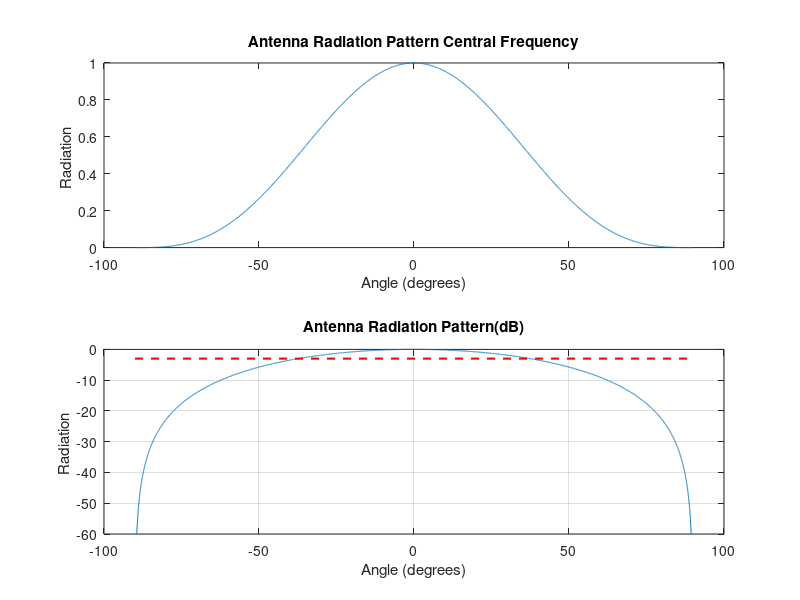
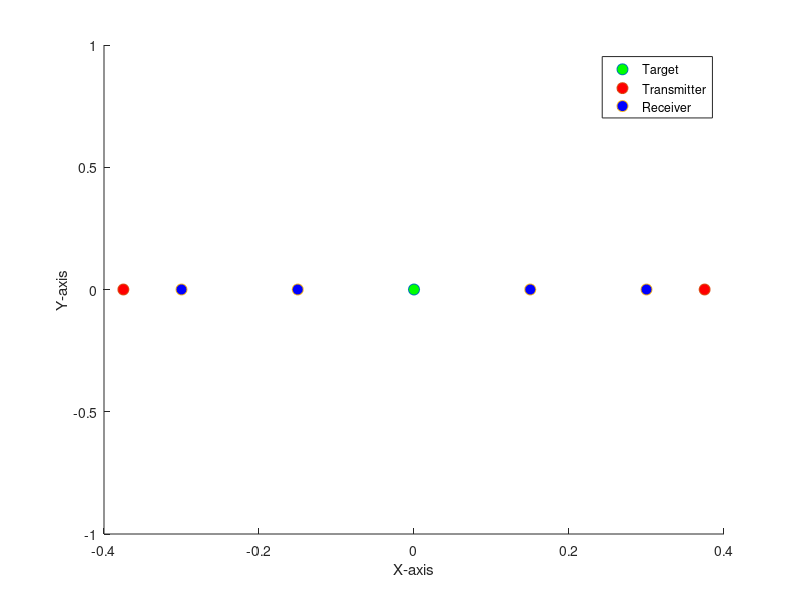
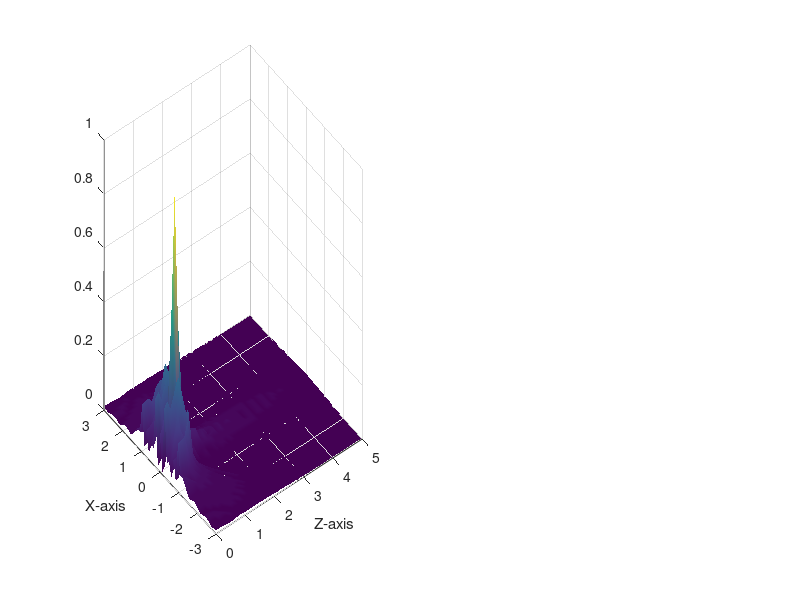

Write the MATLAB code that produced these figures, in order. (Note: this script raises an error after producing the figures.)
clear;
close all;
clc; 

f = waitbar(0,'Please wait...');

% Start the timer
tic;

%% Defining all the parameters
z_coord = 0;
%Structure of T or a square or X
T = 0; % 1 if T 2 if X
%Numbers of antennas
N_Rx = 5; %Receiver on x-axis
N_Ry = 1; %Receiver on y-axis
% for T/X structure that encapsulate the receivers,
% value on Y should be the number of transmitter , 
% if want it to be in middle choose 1
%N_Tx can be left as one or zero for middle case
%ex , 6 => 24  or 4*N_Ty transmitter in total
N_Tx = 2;
N_Ty = 1; 

Total_T = N_Ty*N_Tx;
Total_R = N_Ry*N_Rx;

%%%%%%%%%%%%%%%%%%%%%%%%%%%%%%%%%%%%%%%%%%%%%%%%%%%%%%%%%%%%%%%%%%%%%%%
%% Antennas Radiation
% Define angles (in radians)
theta = linspace(-pi/2, pi/2, 10000); % Angles from 0 to 180 degrees

% Define radiation pattern (cosine function for example)

%%%%%%%%%%%%%%%%%%%%%%%%%%%%%%%%%%%%%%%%%%%%%%%%%%%%%%%%%%%%%


%Frequency & Spacing
Nf = 101;  %always odd(impair)
c = 3e8;
f_min = 0.5e9;
f_max = 1.5e9;
bande_f = linspace(f_min,f_max,Nf); %If more than 1 frequency
fc = 1e9; %(f_max+f_min)/2;
lc = c/fc;
shannon = lc/2;
k  = 2*pi/lc;
disp(k);
%Length of the line
% Lx = shannon*N_Rx
Lx = 0;
Ly = 0;
spaceRx = Lx/N_Rx;
spaceRy = Ly/N_Ry;

if Lx == 0 && Ly == 0
    %Finding the place of the receiving antennas centered on 0
    minRx = (-1)*((N_Rx-1)*shannon)/2;
    maxRx = ((N_Rx-1)*shannon)/2;
    minRy = (-1)*((N_Ry-1)*shannon)/2;
    maxRy = ((N_Ry-1)*shannon)/2;
    %Finding the place of the transmitting antennas centered on 0
    minTx = -1*(shannon*(N_Tx-1)*N_Rx)/2;
    maxTx = (shannon*(N_Tx-1)*N_Rx)/2;
    minTy = (-1)*((N_Ty-1)*shannon)/2;
    maxTy = ((N_Ty-1)*shannon)/2;
else
    %Finding the place of the receiving antennas centered on 0
    minRx = (-1)*Lx/2;
    maxRx = Lx/2;
    minRy = (-1)*Ly/2;
    maxRy = Ly/2;
    %Finding the place of the transmitting antennas centered on 0
    if N_Tx == 1
        minTx = 0;
        maxTx = 0;
    else
        minTx = minRx - spaceRx;
        maxTx = maxRx + spaceRx;
        minTy = minRy - spaceRy;
        maxTy = maxRy + spaceRy;
    end 
end
Y_voxels = 0;
l_phy = c/fc;
%%%%%%%%%%%%%%%%%%%%%%%%%%%%%%%%%%%%%%%%%%%%%%%%%%%%%%%%%%%%%%%%%%%%%%%%%%%

%% Creating a coordinate for the receiving antennas
X_R = zeros(N_Rx,N_Ry,3);
if N_Ry == 1
    yR_coord = 0;
    for i = 1:N_Ry
        X_R(:,i,1) = linspace(minRx, maxRx,N_Rx); 
        X_R(:,i,2) = yR_coord; 
        X_R(:,i,3) = z_coord;
    end
else
    yR_coord = linspace(minRy,maxRy,N_Ry);
    for i = 1:N_Ry
        %X_R(:,i,1) = 0.3; 
        X_R(:,i,1) = linspace(minRx, maxRx,N_Rx); 
        X_R(:,i,2) = yR_coord(i); 
        X_R(:,i,3) = z_coord;
    end
end

%%%%%%%%%%%%%%%%%%%%%%%%%%%%%%%%%%%%%%%%%%%%%%%%%%%%%%%%%%%%%%%%%%%%%%%%%%%
%% Creating a coordinate for the transmitting antennas
X_T = zeros(N_Tx,N_Ty,3);

% If want to choose the placement of the transmittter
% X_T(1,:) = [0,0,0];
% X_T(2,:) = [0,0,0];

% If want to create a well coordinated transmittter 
% The transmitters are place at the end of the line for even number
% They are always centered on zero for odd number of transmitter
if N_Ty == 1
    yT_coord = 0;
    Y_voxels = yT_coord;
    for i = 1:N_Ty
        X_T(:,i,1) = linspace(minTx, maxTx,N_Tx); 
        %X_T(:,i,1) = 0.3;
        X_T(:,i,2) = yT_coord; 
        X_T(:,i,3) = z_coord;
    end
else
    yT_coord = linspace(minTy,maxTy,N_Ty);
    for i = 1:N_Ty
        X_T(:,i,1) = linspace(minTx, maxTx,N_Tx); 
        X_T(:,i,2) = yT_coord(i); 
        X_T(:,i,3) = z_coord;
    end
end
%%%%%%%%%%%%%%%%%%%%%%%%%%%%%%%%%%%%%%%%%%%%%%%%%%%%%%%%%%%%%%%%%%%%%%%%%%%
%% T shaped structure of receiving antennas
if T==1
    n = round(N_Rx/2);
    temp = X_R(:,:,:);
    if mod(N_Rx,2) == 0
        disp('Even');
        X_R = temp(n,:,:);
        X_R(:,:,1) = X_R(:,:,1)+(shannon/2);
        temp(:,:,2) = temp(:,:,2)+(shannon/2);
        for g=1:N_Rx
            X_R(2,g,:) = temp(g,n,:);
        end
        X_R(:,:,2) = X_R(:,:,2);
    else
        X_R = temp(n,:,:);
        for g=1:N_Rx
            X_R(2,g,:) = temp(g,n,:);
        end
    end
    r = size(X_R);
    Total_R = r(1)*r(2);
%Additional antennas for T shaped structure
    maxRX = max(max(X_R(:,:,1)));
    minRX = min(min(X_R(:,:,1)));
    maxRY = max(max(X_R(:,:,2)));
    minRY = min(min(X_R(:,:,2)));
    newYT = X_R(1,1,1);
    newXT = X_R(2,2,2);
    tempt = zeros(N_Tx,4,3);
    for i =1:N_Tx
        %X-axis
        maxRX = maxRX+shannon/2;
        tempt(i,1,1) = maxRX;
        tempt(i,1,2) = newYT;
        tempt(i,1,3) = z_coord;
        minRX= minRX-shannon/2;
        tempt(i,2,1) = minRX;
        tempt(i,2,2) = newYT;
        tempt(i,2,3) = z_coord;
        %Y-axis
        maxRY = maxRY+shannon/2;
        tempt(i,3,1) = newXT;
        tempt(i,3,2) = maxRY;
        tempt(i,3,3) = z_coord;
        minRY= minRY-shannon/2;
        tempt(i,4,1) = newXT;
        tempt(i,4,2) = minRY;
        tempt(i,4,3) = z_coord; 
    end
    X_T =tempt;
    newT = size(X_T);
    Total_T = newT(2)*newT(1);
end
%% X-shaped structure
if T==2
    n = round(N_Rx/2);
    if mod(N_Rx,2) == 0
        disp('Even');
        for i = 1 :N_Ry
            temp(i,1,:) = X_R(i,i,:);
            temp(i,2,:) = X_R(i,N_Rx-(i-1),:);
        end
    else
        disp('Odd');
        for i = 1 :N_Ry
            if i == n
                temp(i,1,:) = X_R(i,i,:);
            else
                temp(i,1,:)= X_R(i,i,:) ;
                temp(i,2,:) = X_R(N_Rx-(i-1),i,:);
            end
        end
    end
    X_R = temp;
    r = size(X_R);
    Total_R = r(1)*r(2);
    maxRX = max(max(X_R(:,:,1)));
    minRX = min(min(X_R(:,:,1)));
    maxRY = max(max(X_R(:,:,2)));
    minRY = min(min(X_R(:,:,2)));
    if N_Tx ~= 0
        tempt = zeros(N_Ty,4,3);
        for i =1:N_Ty
            maxRX = maxRX+shannon/4;
            minRX= minRX-shannon/4;
            maxRY = maxRY+shannon/4;
            minRY = minRY - shannon/4;
            %Highest points
            tempt(i,1,1) = maxRX;
            tempt(i,1,2) = maxRY;
            tempt(i,1,3) = z_coord;
            tempt(i,2,1) = minRX;
            tempt(i,2,2) = maxRY;
            tempt(i,2,3) = z_coord;
            %Lowest points
            tempt(i,3,1) = maxRX;
            tempt(i,3,2) = minRY;
            tempt(i,3,3) = z_coord;
            tempt(i,4,1) = minRX;
            tempt(i,4,2) = minRY;
            tempt(i,4,3) = z_coord;
        end
    else
        tempt= zeros(1,1,3);
    end
    X_T =tempt;
    newT = size(X_T);
    Total_T = newT(2)*newT(1);
end
%%%%%%%%%%%%%%%%%%%%%%%%%%%%%%%%%%%%%%%%%%%%%%%%%%%%%%%%%%%%%%%%%%%%%%%%%%%

%%  Square receiver
if T==3
    maxRX = shannon/4+shannon*(N_Tx/2-1);
    minRX= -shannon/4+shannon*(N_Tx/2-1);
    maxRY =shannon/4+shannon*(N_Tx/2-1);
    minRY = -shannon/4+shannon*(N_Tx/2-1);
    ecart = round(N_Tx-2);
    if N_Rx ~= 0
        tempt = zeros(N_Ry,16,3);
        for i =1:N_Ry
            %Highest points
            tempt(i,1,1) = maxRX+shannon*i;
            tempt(i,1,2) = maxRY+shannon*i;
            tempt(i,1,3) = z_coord;
            tempt(i,2,1) = maxRX+shannon*i;
            tempt(i,2,2) = minRY+shannon*i;
            tempt(i,2,3) = z_coord;
            tempt(i,3,1) = minRX+shannon*i;
            tempt(i,3,2) = maxRY+shannon*i;
            tempt(i,3,3) = z_coord;
            tempt(i,4,1) = minRX+shannon*i;
            tempt(i,4,2) = minRY+shannon*i;
            tempt(i,4,3) = z_coord;

            tempt(i,5,1) = minRX - shannon*(i+ecart);
            tempt(i,5,2) = maxRY + shannon*(i);
            tempt(i,5,3) = z_coord;
            tempt(i,6,1) = minRX - shannon*(i+ecart);
            tempt(i,6,2) = minRY+shannon*(i);
            tempt(i,6,3) = z_coord;
            tempt(i,7,1) = maxRX-shannon*(i+ecart);
            tempt(i,7,2) = maxRY+shannon*(i);
            tempt(i,7,3) = z_coord;
            tempt(i,8,1) = maxRX-shannon*(i+ecart);
            tempt(i,8,2) = minRY+shannon*(i);
            tempt(i,8,3) = z_coord;

            %Lowest points
            tempt(i,9,1) = minRX - shannon*(i+ecart);
            tempt(i,9,2) = maxRY - shannon*(i+ecart);
            tempt(i,9,3) = z_coord;
            tempt(i,10,1) = minRX - shannon*(i+ecart);
            tempt(i,10,2) = minRY-shannon*(i+ecart);
            tempt(i,10,3) = z_coord;
            tempt(i,11,1) = maxRX - shannon*(i+ecart);
            tempt(i,11,2) = minRY-shannon*(i+ecart);
            tempt(i,11,3) = z_coord;
            tempt(i,12,1) = maxRX-shannon*(i+ecart);
            tempt(i,12,2) = maxRY-shannon*(i+ecart);
            tempt(i,12,3) = z_coord;
            
            tempt(i,13,1) = maxRX+shannon*(i);
            tempt(i,13,2) = minRY-shannon*(i+ecart);
            tempt(i,13,3) = z_coord;
            tempt(i,14,1) = maxRX+shannon*(i);
            tempt(i,14,2) = maxRY-shannon*(i+ecart);
            tempt(i,14,3) = z_coord;
            tempt(i,15,1) = minRX+shannon*i;
            tempt(i,15,2) = minRY-shannon*(i+ecart);
            tempt(i,15,3) = z_coord;
            tempt(i,16,1) = minRX+shannon*i;
            tempt(i,16,2) = maxRY-shannon*(i+ecart);
            tempt(i,16,3) = z_coord;
        end
    else
        tempt= zeros(1,1,3);
    end
    X_R =tempt;
    newR = size(X_R);
    Total_R = newR(2)*newR(1);
end
%%%%%%%%%%%%%%%%%%%%%%%%%%%%%%%%%%%%%%%%%%%%%%%%%%%%%%%%%%%%%%%%%
%% Placing a Target into the surface z = zc

N_cible = 1; %Number of target
%List of target(s) with its coordinates
X_C(1,1,:) = [0,0,0.5]; 
%X_C(2,1,:) = [0.6,0.6,4.2];
x_cible = X_C(1,1,1);
y_cible = X_C(1,1,2);
z_cible = X_C(1,1,3);

%%%%%%%%%%%%%%%%%%%%%%%%%%%%%%%%%%%%%%%%%%%%%%%%%%%%%%%%%%%%%%%%%%%%%%%%%%%
waitbar(.2,f,'Loading your data');
%% Distances for each Receiver with target
nR = size(X_R);
distancesList_R = zeros(nR(1),nR(2),N_cible);
for h = 1:N_cible
    for i = 1:nR(2)
        for j = 1:nR(1)
            distancesList_R(j,i,h) = sqrt((X_R(j,i,1) - X_C(h,1)).^2 + (X_R(j,i,2) - X_C(h,2)).^2 + (X_R(j,i,3) - X_C(h,3)).^2);
        end
    end
end
distancesList_R = reshape(distancesList_R,[Total_R,N_cible]);
% distances for each Receiver with target
nT = size(X_T);
distancesList_T = zeros(nT(1),nT(2),N_cible); % based on the number of transmitter on X and Y and number of targets
for h = 1:N_cible
    for i = 1:nT(2)
        for j = 1:nT(1)
            distancesList_T(j,i,h) = sqrt((X_T(j,i,1) - X_C(h,1)).^2 + (X_T(j,i,2) - X_C(h,2)).^2 + (X_T(j,i,3) - X_C(h,3)).^2);
        end
    end
end
distancesList_T = reshape(distancesList_T,[Total_T,N_cible]);
%%%%%%%%%%%%%%%%%%%%%%%%%%%%%%%%%%%%%%%%%%%%%%%%%%%%%%%%%%%%%%%%%%%%%%%%%%%

%% Paramaters for the voxels

% L_XVoxels = 6;
XVoxels_min = -3;
XVoxels_max = 3;
N_XVoxels = 51;

% L_ZVoxels = 6;
ZVoxels_min = 0;
ZVoxels_max = 5;
N_ZVoxels = 51; 

YVoxels_min =  -3+Y_voxels;
YVoxels_max = 3+Y_voxels;
N_YVoxels = 51; 

XV = linspace(XVoxels_min, XVoxels_max,N_XVoxels);
ZV = linspace(ZVoxels_min, ZVoxels_max,N_ZVoxels);
YV = linspace(YVoxels_min, YVoxels_max,N_YVoxels);

%% Voxels for X-Z plane with Y cte
Voxels1 = zeros(N_XVoxels,N_ZVoxels,3);

yVoxels_coord = y_cible;
for i=1:N_XVoxels
    for j=1:N_ZVoxels
        Voxels1(i,j,1) = XV(i);
        Voxels1(i,j,2) = yVoxels_coord;
        Voxels1(i,j,3) = ZV(j);
    end
end

%%%%%%%%%%%%%%%%%%%%%%%%%%%%%%%%%%%%%%%%%%%%%%%%%%%%%%%%%%%%%%%%%%%%%%%%%%%
%% Voxels for X-Y plane with Z cte

Voxels2 = zeros(N_XVoxels,N_YVoxels,3);

zVoxels_coord = z_cible;
for i=1:N_XVoxels
    for j=1:N_YVoxels
        Voxels2(i,j,1) = XV(i);
        Voxels2(i,j,2) = YV(j);
        Voxels2(i,j,3) = zVoxels_coord;
    end
end
%%%%%%%%%%%%%%%%%%%%%%%%%%%%%%%%%%%%%%%%%%%%%%%%%%%%%%%%%%%%%%%%%%%%%%%%%%%
%% Voxels for Y-Z plane with X cte

Voxels3 = zeros(N_YVoxels,N_ZVoxels,3);

xVoxels_coord = x_cible;
for i=1:N_YVoxels
    for j=1:N_ZVoxels
        Voxels3(i,j,1) = xVoxels_coord;
        Voxels3(i,j,2) = YV(i);
        Voxels3(i,j,3) = ZV(j);
    end
end
%%%%%%%%%%%%%%%%%%%%%%%%%%%%%%%%%%%%%%%%%%%%%%%%%%%%%%%%%%%%%%%%%%%%%%%%%%%
%% Distance between Transmitter and Voxels Ycte

nTV = size(X_T);
distancesList_TV1 = zeros(N_XVoxels,N_ZVoxels,nTV(1),nTV(2));
for h = 1:N_XVoxels
    for i = 1:N_ZVoxels 
        for j = 1:nTV(1) 
            for k=1:nTV(2)
            distancesList_TV1(h,i,j,k) = sqrt((X_T(j,k,1) - Voxels1(h,i,1)).^2 + (X_T(j,k,2) - Voxels1(h,i,2)).^2 + (X_T(j,k,3) - Voxels1(h,i,3)).^2);
            end
        end
    end
end

distancesList_TV1 = reshape(distancesList_TV1,[N_XVoxels,N_ZVoxels,Total_T]);

waitbar(.4,f,'Loading your data');
%% Distance between Receiver and Voxels Zcte
nRV = size(X_R);
distancesList_RV1 = zeros(N_XVoxels,N_ZVoxels,nRV(1),nRV(2));
for h = 1:N_XVoxels
    for i = 1:N_ZVoxels 
        for j = 1:nRV(1) 
            for k=1:nRV(2)
            distancesList_RV1(h,i,j,k) = sqrt((X_R(j,k,1) - Voxels1(h,i,1)).^2 + (X_R(j,k,2) - Voxels1(h,i,2)).^2 + (X_R(j,k,3) - Voxels1(h,i,3)).^2);
            end
        end
    end
end

distancesList_RV1 = reshape(distancesList_RV1,[N_XVoxels,N_ZVoxels,Total_R]);
%%%%%%%%%%%%%%%%%%%%%%%%%%%%%%%%%%%%%%%%%%%%%%%%%%%%%%%%%%%%%%%%%%%%%%%%%%%
%% Distance between Transmitter and Voxels Zcte

nTV = size(X_T);
distancesList_TV2 = zeros(N_XVoxels,N_YVoxels,nTV(1),nTV(2));
for h = 1:N_XVoxels
    for i = 1:N_YVoxels 
        for j = 1:nTV(1) 
            for k=1:nTV(2)
            distancesList_TV2(h,i,j,k) = sqrt((X_T(j,k,1) - Voxels2(h,i,1)).^2 + (X_T(j,k,2) - Voxels2(h,i,2)).^2 + (X_T(j,k,3) - Voxels2(h,i,3)).^2);
            end
        end
    end
end

distancesList_TV2 = reshape(distancesList_TV2,[N_XVoxels,N_YVoxels,Total_T]);

%% Distance between Receiver and Voxels
nRV = size(X_R);
distancesList_RV2 = zeros(N_XVoxels,N_YVoxels,nRV(1),nRV(2));
for h = 1:N_XVoxels
    for i = 1:N_YVoxels 
        for j = 1:nRV(1) 
            for k=1:nRV(2)
            distancesList_RV2(h,i,j,k) = sqrt((X_R(j,k,1) - Voxels2(h,i,1)).^2 + (X_R(j,k,2) - Voxels2(h,i,2)).^2 + (X_R(j,k,3) - Voxels2(h,i,3)).^2);
            end
        end
    end
end

distancesList_RV2 = reshape(distancesList_RV2,[N_XVoxels,N_YVoxels,Total_R]);
%%%%%%%%%%%%%%%%%%%%%%%%%%%%%%%%%%%%%%%%%%%%%%%%%%%%%%%%%%%%%%%%%%%%%%%%%%%
%% Distance between Transmitter and Voxels X cte

nTV = size(X_T);
distancesList_TV3 = zeros(N_YVoxels,N_ZVoxels,nTV(1),nTV(2));
for h = 1:N_YVoxels
    for i = 1:N_ZVoxels 
        for j = 1:nTV(1) 
            for k=1:nTV(2)
            distancesList_TV3(h,i,j,k) = sqrt((X_T(j,k,1) - Voxels3(h,i,1)).^2 + (X_T(j,k,2) - Voxels3(h,i,2)).^2 + (X_T(j,k,3) - Voxels3(h,i,3)).^2);
            end
        end
    end
end
distancesList_TV3 = reshape(distancesList_TV3,[N_YVoxels,N_ZVoxels,Total_T]);
%% Distance between Receiver and Voxels
nRV = size(X_R);
distancesList_RV3 = zeros(N_YVoxels,N_ZVoxels,nRV(1),nRV(2));
for h = 1:N_YVoxels
    for i = 1:N_ZVoxels 
        for j = 1:nRV(1) 
            for k=1:nRV(2)
            distancesList_RV3(h,i,j,k) = sqrt((X_R(j,k,1) - Voxels3(h,i,1)).^2 + (X_R(j,k,2) - Voxels3(h,i,2)).^2 + (X_R(j,k,3) - Voxels3(h,i,3)).^2);
            end
        end
    end
end
distancesList_RV3 = reshape(distancesList_RV3,[N_YVoxels,N_ZVoxels,Total_R]);
%%%%%%%%%%%%%%%%%%%%%%%%%%%%%%%%%%%%%%%%%%%%%%%%%%%%%%%%%%%%%%%%%%%%%%%%%%%
waitbar(.55,f,'Calculating Test field');
%%%%%%%%%%%%%%%%%%%%%%%%%%%%%%%%%%%%%%%%%%%%%%%%%%%%%%%%%%%%%%%%%%%%%%%%%%%
%% Champ Test
S = zeros(Nf,Total_T,Total_R,N_cible);
radiation = 3;
fctrue =true;
minr = abs(min(distancesList_R(:,:,1)));

for l = 1:Nf
    for m = 1:Total_T%Number of Transmitter
        for n = 1:Total_R %Number of Receiver
            k = -2i*pi*bande_f(l)/c;
            radiation_pattern = cos(theta).^3;
            radiation_pattern = abs(radiation_pattern/max(radiation_pattern));
            if (bande_f(l) == fc && fctrue == true)
                        fctrue = -fctrue;
                        figure;
                        subplot(2,1,1);
                        plot(rad2deg(theta), (radiation_pattern));
                        xlabel('Angle (degrees)');
                        ylabel('Radiation ');
                        title('Antenna Radiation Pattern Central Frequency');
                        subplot(2,1,2);
                        plot(rad2deg(theta), 10*log10(radiation_pattern));
                        xlabel('Angle (degrees)');
                        ylabel('Radiation ');
                        ylim([-60 0]);
                        title('Antenna Radiation Pattern(dB)');
                        grid on;  % Enable gridlines

                        % Add -3dB reference line
                        hold on;
                        ref_level = -3;  % -3dB reference level
                        plot([rad2deg(min(theta)), rad2deg(max(theta))], [ref_level, ref_level], 'r--', 'LineWidth', 1.5);
                        text(200, -5, '-3dB', 'Color', 'red', 'FontSize', 12);  % Add label
                        hold off;
            end
            g = acos(abs(X_R(n,1,1)-x_cible)/distancesList_R(n,:));
            dg = rad2deg(g(1));
            rad = interp1(rad2deg(theta), radiation_pattern, dg, 'linear');
            
            lambda =c/bande_f(l);
            
            r1 = distancesList_T(m,:);
            r2 = distancesList_R(n,:);
            r = r1+r2;
            newX_R = reshape(X_R,[Total_R,1,3]);
            newX_T = reshape(X_T,[Total_T,1,3]);

            %Transmitter
            angT = acos(abs(newX_T(m,1,1)-x_cible)/distancesList_T(m,:));
            Tangles(m,:) = 90-rad2deg(angT(1));
            radT = interp1(rad2deg(theta), radiation_pattern, Tangles(m,:), 'nearest', 'extrap');

            %Receiver
            angR = acos(abs(newX_R(n,1,1)-x_cible)/distancesList_R(n,:));
            Rangles(n,:) = 90-rad2deg(angR(1));
            radR = interp1(rad2deg(theta), radiation_pattern, Rangles(n,:),  'nearest', 'extrap');
            %S (frequence,which Transmitter,which receiver)
            if radiation == 0
                S(l,m,n,:) = exp(k*r);
            elseif radiation== 1
                S(l,m,n,:) = (lambda/sqrt(4*pi))*exp(k*r)/(4*pi*r1*r2);
            elseif radiation== 2
                S(l,m,n,:) = abs(radR*radT)*exp(k*r);
            else
                S(l,m,n,:) = (lambda/sqrt(4*pi))*exp(k*r)*abs(rad)/(4*pi*r1*r2);
            end
            % S(l,m,n,:) = exp(phase*r)/(4*pi*r);
        end
    end
end

S = sum(S,4);
%%%%%%%%%%%%%%%%%%%%%%%%%%%%%%%%%%%%%%%%%%%%%%%%%%%%%%%%%%%%%%%%%%%%%%%%%%%
waitbar(.6,f,'Calculating Image');

%%%%%%%%%%%%%%%%%%%%%%%%%%%%%%%%%%%%%%%%%%%%%%%%%%%%%%%%%%%%%%%%%%%%%%%%%%%

%% Image with Y constante 
% The formula of Image is taken from Microwave Imaging in Security-Two
% Decades in Innovation by Sherif S.Ahmed on page 193
Image_YCTE = zeros(Nf,N_XVoxels,N_ZVoxels);

for k = 1:Nf
    for n = 1:Total_T % Number of Transmitter
        for o = 1:Total_R % Number of Receiver
            Image_YCTE(k, :, :) = squeeze(Image_YCTE(k, :, :)) + S(k, n, o, :) *exp(((2i * pi * bande_f(k)) / c) * (distancesList_TV1(:, :, n) + distancesList_RV1(:, :, o))); % bande_f(l)
        end
    end
end

TotalImage_YCTE = sum(Image_YCTE,1);
%%%%%%%%%%%%%%%%%%%%%%%%%%%%%%%%%%%%%%%%%%%%%%%%%%%%%%%%%%%%%%%%%%%%%%%%%%%

%% Image with Z constante 
% The formula of Image is taken from Microwave Imaging in Security-Two
% Decades in Innovation by Sherif S.Ahmed on page 193
Image_ZCTE = zeros(Nf,N_XVoxels,N_YVoxels);

for k = 1:Nf
    for n = 1:Total_T %Number of Transmitter
        for o = 1:Total_R %Number of Receiver)
            Image_ZCTE(k, :, :) = squeeze(Image_ZCTE(k, :, :))+ S(k, n, o, :) * exp(((2i * pi * bande_f(k)) / c) * (distancesList_TV2(:, :, n) + distancesList_RV2(:, :, o))); % bande_f(l)
        end
    end
end

TotalImage_ZCTE = sum(Image_ZCTE,1);
%%%%%%%%%%%%%%%%%%%%%%%%%%%%%%%%%%%%%%%%%%%%%%%%%%%%%%%%%%%%%%%%%%%%%%%%%%%
%% Image with X constante 
% The formula of Image is taken from Microwave Imaging in Security-Two
% Decades in Innovation by Sherif S.Ahmed on page 193
Image_XCTE = zeros(Nf,N_YVoxels,N_ZVoxels);

for k = 1:Nf
    for n = 1:Total_T %Number of Transmitter
        for o = 1:Total_R %Number of Receiver
            Image_XCTE(k, :, :) = squeeze(Image_XCTE(k, :, :))+ S(k, n, o, :) * exp(((2i * pi * bande_f(k)) / c) * (distancesList_TV3(:, :, n) + distancesList_RV3(:, :, o)));
        end
    end
end
TotalImage_XCTE = sum(Image_XCTE,1);
%%%%%%%%%%%%%%%%%%%%%%%%%%%%%%%%%%%%%%%%%%%%%%%%%%%%%%%%%%%%%%%%%%%%%%%%%%%
waitbar(.65,f,'Image construction');
%%%%%%%%%%%%%%%%%%%%%%%%%%%%%%%%%%%%%%%%%%%%%%%%%%%%%%%%%%%%%%%%%%%%%%%%%%%
%% Define a grid of points for the Antennas, Voxels and Target(s
%For Y cte
figure;
%subplot(1,3,1);
plot3(X_C(:,1), X_C(:,2), X_C(:,3), 'o', 'MarkerSize', 8, 'MarkerFaceColor', 'g');
hold on;
plot3(X_T(:,:,1), X_T(:,:,2), X_T(:,:,3), 'o', 'MarkerSize', 8, 'MarkerFaceColor', 'r');

plot3(X_R(:,:,1), X_R(:,:,2), X_R(:,:,3), 'o', 'MarkerSize', 8, 'MarkerFaceColor', 'b');

%plot3(Voxels1(:,:,1), Voxels1(:,:,2), Voxels1(:,:,3), 'o', 'MarkerSize', 8, 'MarkerFaceColor', 'y');
% Add labels and title
xlabel('X-axis');
ylabel('Y-axis');
zlabel('Z-axis');
legend('Target','Transmitter', 'Receiver',  'Location', 'Northeast');
%legend('Transmitter', 'Receiver', 'Target', 'Voxels', 'Location', 'Northeast');
view(0,90);
% 
% %For Z cte
% subplot(1,3,2);
% plot3(X_T(:,:,1), X_T(:,:,2), X_T(:,:,3), 'x', 'MarkerSize', 8, 'MarkerFaceColor', 'r');
% hold on;
% plot3(X_R(:,:,1), X_R(:,:,2), X_R(:,:,3), 'o', 'MarkerSize', 8, 'MarkerFaceColor', 'b');
% plot3(X_C(:,1), X_C(:,2), X_C(:,3), 'o', 'MarkerSize', 8, 'MarkerFaceColor', 'g');
% plot3(Voxels2(:,:,1), Voxels2(:,:,2), Voxels2(:,:,3), 'o', 'MarkerSize', 8, 'MarkerFaceColor', 'y');
% % Add labels and title
% xlabel('X-axis');
% ylabel('Y-axis');
% zlabel('Z-axis');
% % legend('Transmitter', 'Receiver', 'Target', 'Location', 'Northeast');
% legend('Transmitter', 'Receiver', 'Target', 'Voxels', 'Location', 'Northeast');
% view(0,90);
% 
% %For X cte
% subplot(1,3,3);
% plot3(X_T(:,:,1), X_T(:,:,2), X_T(:,:,3), 'x', 'MarkerSize', 8, 'MarkerFaceColor', 'r');
% hold on;
% plot3(X_R(:,:,1), X_R(:,:,2), X_R(:,:,3), 'o', 'MarkerSize', 8, 'MarkerFaceColor', 'b');
% plot3(X_C(:,1), X_C(:,2), X_C(:,3), 'o', 'MarkerSize', 8, 'MarkerFaceColor', 'g');
% plot3(Voxels3(:,:,1), Voxels3(:,:,2), Voxels3(:,:,3), 'o', 'MarkerSize', 8, 'MarkerFaceColor', 'y');
% % Add labels and title
% xlabel('X-axis');
% ylabel('Y-axis');
% zlabel('Z-axis');
% % legend('Transmitter', 'Receiver', 'Target', 'Location', 'Northeast');
% legend('Transmitter', 'Receiver', 'Target', 'Voxels', 'Location', 'Northeast');
% view(0,90);

%%%%%%%%%%%%%%%%%%%%%%%%%%%%%%%%%%%%%%%%%%%%%%%%%%%%%%%%%%%%%%%%%%%%%%%%%%%
waitbar(.8,f,'Plotting ');
%%%%%%%%%%%%%%%%%%%%%%%%%%%%%%%%%%%%%%%%%%%%%%%%%%%%%%%%%%%%%%%%%%%%%%%%%%%

%% Reshaping TotalImage to match the dimensions expected by surf
TotalImageReshaped_YCTE = reshape(abs(TotalImage_YCTE), [N_XVoxels,N_ZVoxels]);
max1 = max(max(TotalImageReshaped_YCTE));

TotalImageReshaped_ZCTE = reshape(abs(TotalImage_ZCTE), [N_XVoxels,N_YVoxels]);
max2 = max(max(TotalImageReshaped_ZCTE));

TotalImageReshaped_XCTE = reshape(abs(TotalImage_XCTE), [N_YVoxels,N_ZVoxels]);
max3 =max(max(TotalImageReshaped_XCTE));

Totalmax = [max1,max2,max3];
BigMax =max(Totalmax);

% Save data to MAT file
if radiation == 0
    save('data.mat', 'TotalImageReshaped_YCTE', 'TotalImageReshaped_ZCTE', 'TotalImageReshaped_XCTE','BigMax');
else
    save('data_radiation.mat', 'TotalImageReshaped_YCTE', 'TotalImageReshaped_ZCTE', 'TotalImageReshaped_XCTE','BigMax');
end
%% Create a scatter plot Y ct
% Create grids X and Z
[X1,Z1] = meshgrid(ZV, XV);

TotalImageReshaped_YCTE_Normalize =TotalImageReshaped_YCTE/BigMax;
% Find the maximum value and its indices
[maxValueY, maxIndexY] = max(TotalImageReshaped_YCTE_Normalize(:));
[rowY, colY] = ind2sub(size(TotalImageReshaped_YCTE_Normalize), maxIndexY);

% Plotting the 3D image with a heatmap colorbar
figure;
subplot(1,2,1);
surf(X1, Z1,TotalImageReshaped_YCTE_Normalize, 'EdgeColor', 'none');
shading("interp");
xlabel('Z-axis');
ylabel('X-axis');
title('3D Image Plot with Y cte=' + string(yVoxels_coord) +' of target on  [' + string(X_C(:,1)) + ',' + string(X_C(:,2)) + ',' + string(X_C(:,3)) + ']' );

% Adjusting view angle
view(90, -90); % Change the view angle as needed

% Adding a colorbar
colorbar;
clim([0 1]);

dB = 20*log10(TotalImageReshaped_YCTE_Normalize);

subplot(1,2,2);
surf(X1, Z1, dB);
shading("interp");
xlabel('Z-axis');
ylabel('X-axis');
title('3D Image Plot with Y cte=' + string(yVoxels_coord) +' of target on  [' + string(X_C(:,1)) + ',' + string(X_C(:,2)) + ',' + string(X_C(:,3)) + ']' );
colorbar;
clim([-30 0]);
view(90, -90);
% %% Create a scatter plot Z cte
% % Create grids X and Z
% [X2,Y2] = meshgrid(YV, XV);
% TotalImageReshaped_ZCTE_Normalize =TotalImageReshaped_ZCTE/BigMax;
% 
% [maxValueZ, maxIndexZ] = max(TotalImageReshaped_ZCTE_Normalize(:));
% [rowZ,colZ] = ind2sub(size(TotalImageReshaped_ZCTE_Normalize), maxIndexZ);
% 
% % Plotting the 3D image with a heatmap colorbar
% figure;
% subplot(1,2,1);
% surf(X2, Y2, TotalImageReshaped_ZCTE_Normalize, 'EdgeColor', 'none');
% shading("interp");
% xlabel('Y-axis');
% ylabel('X-axis');
% title('3D Image Plot with Z cte = '+ string(zVoxels_coord) + ' of target on  [' + string(X_C(:,1)) + ',' + string(X_C(:,2)) + ',' + string(X_C(:,3)) + ']' );
% 
% % Adjusting view angle
% view(90, -90); % Change the view angle as needed
% 
% % Adding a colorbar
% colorbar;
% clim([0 1]);
% 
% subplot(1,2,2);
% surf(X2, Y2, 20*log10(TotalImageReshaped_ZCTE_Normalize), 'EdgeColor', 'none');
% shading("interp");
% xlabel('Y-axis');
% ylabel('X-axis');
% title('3D Image Plot with Z cte = '+ string(zVoxels_coord) + ' of target on  [' + string(X_C(:,1)) + ',' + string(X_C(:,2)) + ',' + string(X_C(:,3)) + ']' );
% 
% colorbar;
% clim([-30 0]);
% view(90, -90);
% %% Create a scatter plot X cte
% % Create grids Y and Z
% [Y3,Z3] = meshgrid(ZV, YV);
% 
% TotalImageReshaped_XCTE_Normalize =TotalImageReshaped_XCTE/BigMax;
% 
% [maxValueX, maxIndexX] = max(TotalImageReshaped_XCTE_Normalize(:));
% [rowX, colX] = ind2sub(size(TotalImageReshaped_XCTE_Normalize), maxIndexX);
% 
% % Plotting the 3D image with a heatmap colorbar
% figure;
% subplot(1,2,1);
% surf(Y3, Z3, TotalImageReshaped_XCTE_Normalize , 'EdgeColor', 'none');
% shading("interp");
% xlabel('Z-axis');
% ylabel('Y-axis');
% title('3D Image Plot with X cte = ' + string(xVoxels_coord) + ' of target on  [' + string(X_C(:,1)) + ',' + string(X_C(:,2)) + ',' + string(X_C(:,3)) + ']' );
% 
% % Adjusting view angle
% view(90, -90); % Change the view angle as needed
% 
% % Adding a colorbar
% colorbar;
% clim([0 1]);
% 
% subplot(1,2,2);
% surf(Y3, Z3, 20*log10(TotalImageReshaped_XCTE_Normalize ), 'EdgeColor', 'none');
% shading("interp");
% xlabel('Z-axis');
% ylabel('Y-axis');
% title('3D Image Plot with X cte = ' + string(xVoxels_coord) + ' of target on  [' + string(X_C(:,1)) + ',' + string(X_C(:,2)) + ',' + string(X_C(:,3)) + ']' );
% 
% colorbar;
% clim([-30 0]);
% view(90, -90);
%%%%%%%%%%%%%%%%%%%%%%%%%%%%%%%%%%%%%%%%%%%%%%%%%%%%%%%%%%%%%%%%%%%%%%%%%%%
waitbar(1,f,'Finishing');
%% Stop the timer
elapsed_time = toc;
close(f);
% Display the elapsed time
disp(['Elapsed Time: ' num2str(elapsed_time) ' seconds']);